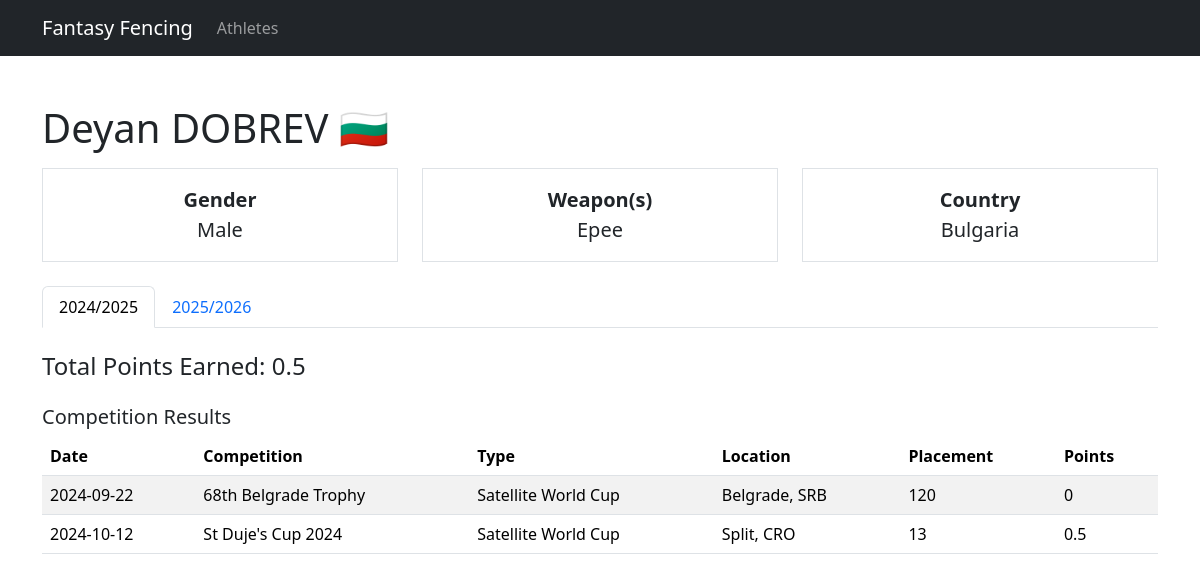
Screenshot of /frontend/php/athlete.php?id=1886 with the database file from the repository.
### tables this page shows
CREATE TABLE IF NOT EXISTS athletes (
    	id INT PRIMARY KEY,
    	name VARCHAR(100) NOT NULL,
    	firstName VARCHAR(50) NOT NULL,
    	lastName VARCHAR(50) NOT NULL,
    	gender ENUM('male', 'female') NOT NULL,
    	nationality CHAR(3) NOT NULL,
    	weapon ENUM('sabre', 'epee', 'foil') NOT NULL,
    	weapon2 ENUM('sabre', 'epee', 'foil') DEFAULT NULL,
    	isActive BOOLEAN DEFAULT FALSE
);

CREATE TABLE IF NOT EXISTS athleteSeasonPoints (
    	athleteId INT NOT NULL,
    	season INT NOT NULL,
    	weapon ENUM('sabre', 'epee', 'foil') NOT NULL,
    	points DOUBLE NOT NULL DEFAULT 0,
    	PRIMARY KEY (athleteId, season, weapon),
    	FOREIGN KEY (athleteId) REFERENCES athletes(id) ON DELETE CASCADE
);

CREATE TABLE IF NOT EXISTS competitionResults (
    	season INT NOT NULL,
    	competitionId INT NOT NULL,
    	athleteId INT NOT NULL,
    	finished INT NOT NULL,
    	points DOUBLE NOT NULL,
    	PRIMARY KEY (competitionId, season, athleteId),
    	FOREIGN KEY (competitionId, season) REFERENCES competitions(competitionId, season) ON DELETE CASCADE,
   	FOREIGN KEY (athleteId) REFERENCES athletes(id) ON DELETE CASCADE
);

CREATE TABLE IF NOT EXISTS competitions (
    	season INT NOT NULL,
    	competitionId INT NOT NULL,
    	name VARCHAR(100) NOT NULL,
    	category VARCHAR(5) NOT NULL,
    	weapon ENUM('sabre', 'epee', 'foil') NOT NULL,
   	gender ENUM('male', 'female') NOT NULL,
    	country CHAR(3) NOT NULL,
    	location VARCHAR(50) NOT NULL,
    	startDate DATE NOT NULL,
    	endDate DATE,
    	PRIMARY KEY (competitionId, season) 
);

### backend/php/databaseFunctions.php (called while the page is built, shortened)
<?php
function getAthleteInfo($athleteId) {
    	$db = dbConnect();
    	$stmt = $db->prepare("SELECT firstName, lastName, gender, nationality FROM athletes WHERE id = ?");
    	$stmt->bind_param("i", $athleteId);
    	$stmt->execute();
    	$result = $stmt->get_result();
    	$athlete = $result->fetch_assoc();
    	return $athlete;
}
function getAthleteWeapons($athleteId) {
    	$db = dbConnect();
    	$stmt = $db->prepare("SELECT weapon, weapon2 FROM athletes WHERE id = ?");
    	$stmt->bind_param("i", $athleteId);
    	$stmt->execute();
    	$result = $stmt->get_result()->fetch_assoc();
    	$weapons = array_filter([$result['weapon'], $result['weapon2']]);
    	return $weapons;
}
function getTotalPoints($athleteId, $season, $weapon) {
    	$db = dbConnect();
    	$stmt = $db->prepare("SELECT points FROM athleteSeasonPoints WHERE athleteId = ? AND season = ? AND weapon = ?");
    	$stmt->bind_param("iis", $athleteId, $season, $weapon);
    	$stmt->execute();
    	$stmt->bind_result($points);
    	return $points ?: 0;
}
function getCompetitionResults($athleteId, $season, $weapon) {
    	$db = dbConnect();
    	$query = "
        	SELECT cr.points, cr.finished, c.name, c.category, c.location, c.country, c.startDate
        	FROM competitionResults cr
        	JOIN competitions c ON cr.competitionId = c.competitionId AND cr.season = c.season
        	WHERE cr.athleteId = ? AND cr.season = ? AND c.weapon = ?
        	ORDER BY c.startDate ASC
    	";
    	$stmt = $db->prepare($query);
    	$stmt->bind_param("iis", $athleteId, $season, $weapon);
    	$stmt->execute();
    	$result = $stmt->get_result();
    	$results = [];
    	while ($row = $result->fetch_assoc()) {
        	$results[] = $row;
    	}
    	return $results;
}
?>

### backend/php/otherFunctions.php (called while the page is built, shortened)
<?php
function getFlagEmoji($countryCode) {
    	$firstLetter = mb_convert_encoding('&#' . (127397 + ord($countryCode[0])) . ';', 'UTF-8', 'HTML-ENTITIES');
    	$secondLetter = mb_convert_encoding('&#' . (127397 + ord($countryCode[1])) . ';', 'UTF-8', 'HTML-ENTITIES');
    	return $firstLetter . $secondLetter;
}
?>

### backend/php/dataArrays.php (called while the page is built, shortened)
<?php
$competitionCategories = [
    	"SA" => "Satellite World Cup",
    	"A" => "World Cup",
    	"GP" => "Grand Prix",
    	"CHZ" => "Zonal Championships",
    	"CHM" => "World Championships",
    	"JO" => "Olympic Games"
];
$seasons = [
    	'2025' => '2024/2025',
    	'2026' => '2025/2026'
];
?>

### frontend/php/athlete.php (the view, shortened to what this page needs)
<?php
include 'header.php';
include '../../backend/php/dataArrays.php';
include '../../backend/php/databaseFunctions.php';
include '../../backend/php/otherFunctions.php';
$athleteId = $_GET['id'];
$season = $_GET['season'] ?? '2025';
$athlete = getAthleteInfo($athleteId);
$availableWeapons = getAthleteWeapons($athleteId);
$weapon = $_GET['weapon'] ?? $availableWeapons[0];
$totalPoints = getTotalPoints($athleteId, $season, $weapon);
$results = getCompetitionResults($athleteId, $season, $weapon);
$twoLetterCountryCode = $countryCodeMap[$athlete['nationality']] ?? '';
$flagEmoji = $twoLetterCountryCode ? getFlagEmoji($twoLetterCountryCode) : '';
?>
<body>
    	<div class="container mt-5">
        	<h1>
            		<?= htmlspecialchars($athlete['firstName'] . ' ' . $athlete['lastName']) ?>
            		<?= $flagEmoji ?>
        	</h1>
        	<div class="row mt-3 text-center">
            		<div class="col-md-4">
                		<div class="border p-3" style="font-size: 1.25rem;">
                    			<strong>Gender</strong><br>
                    			<?= ucfirst($athlete['gender']) ?>
                		</div>
            		</div>
            		<div class="col-md-4">
                		<div class="border p-3" style="font-size: 1.25rem;">
                    			<strong>Weapon(s)</strong><br>
                    			<?= htmlspecialchars(implode('/', array_map('ucfirst', $availableWeapons))) ?>
                		</div>
            		</div>
            		<div class="col-md-4">
                		<div class="border p-3" style="font-size: 1.25rem;">
                    			<strong>Country</strong><br>
                    			<?= htmlspecialchars($validCountryCodes[$athlete['nationality']] ?? $athlete['nationality']) ?>
                		</div>
            		</div>
        	</div>
        	<ul class="nav nav-tabs mt-4" id="seasonTab" role="tablist">
            		<?php foreach ($seasons as $seasonCode => $seasonName): ?>
                		<li class="nav-item" role="presentation">
                    			<a class="nav-link <?= $seasonCode == $season ? 'active' : '' ?>" href="?id=<?= $athleteId ?>&season=<?= $seasonCode ?>&weapon=<?= $weapon ?>"><?= $seasonName ?></a>
                		</li>
            		<?php endforeach; ?>
        	</ul>
        	<h4 class="mt-4">Total Points Earned: <?= htmlspecialchars($totalPoints) ?></h4>
        	<h5 class="mt-4">Competition Results</h5>
        	<table class="table table-striped">
            		<thead>
                		<tr>
                    			<th>Date</th>
				   	<th>Competition</th>
				    	<th>Type</th>
				    	<th>Location</th>
				    	<th>Placement</th>
				    	<th>Points</th>
                		</tr>
            		</thead>
		    	<tbody>
				<?php foreach ($results as $result): ?>
				    	<tr>
				        	<td><?= htmlspecialchars($result['startDate']) ?></td>
				        	<td><?= htmlspecialchars($result['name']) ?></td>
				        	<td><?= htmlspecialchars($competitionCategories[$result['category']] ?? $result['category']) ?></td>
				        	<td><?= htmlspecialchars($result['location'] . ', ' . $result['country']) ?></td>
				        	<td><?= $result['finished'] == 1 ? '🥇' : ($result['finished'] == 2 ? '🥈' : ($result['finished'] == 3 ? '🥉' : htmlspecialchars($result['finished'])))?></td>
				        	<td><?= htmlspecialchars($result['points']) ?></td>
				    	</tr>
				<?php endforeach; ?>
		    	</tbody>
        	</table>
    	</div>
</body>
</html>

### frontend/php/header.php (shortened to what this page needs)
<html lang="en">
<head>
    <link href="../css/bootstrap.min.css" rel="stylesheet">
</head>
<body>
    <nav class="navbar navbar-expand-lg navbar-dark bg-dark">
        <div class="container">
            <a class="navbar-brand" href="index.php">Fantasy Fencing</a>
            <div class="collapse navbar-collapse" id="navbarNav">
                <ul class="navbar-nav me-auto">
                    <li class="nav-item">
                        <a class="nav-link" href="searchAthletes.php">Athletes</a>
                    </li>
                </ul>
            </div>
        </div>
    </nav>
</body>
</html>

### rows the page displays
athletes: firstName+lastName "Deyan DOBREV", nationality "🇧🇬", gender "Male", weapon+weapon2 "Epee", nationality "Bulgaria", totalPoints "0.5"
competitionresults: competitions.startDate "2024-09-22", competitions.name "68th Belgrade Trophy", competitions.category "Satellite World Cup", competitions.location+country "Belgrade, SRB", finished "120", points "0"
competitionresults: competitions.startDate "2024-10-12", competitions.name "St Duje's Cup 2024", competitions.category "Satellite World Cup", competitions.location+country "Split, CRO", finished "13", points "0.5"

### other values shown
$seasonName "2024/2025"
$seasonName "2025/2026"
